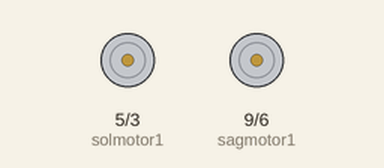
A sketch run on a simulated Arduino Uno, built with avr-gcc and run on an emulated ATmega328P. Shown: motor-driver pin pairs drawn as motors (green arrow = first pin HIGH = forward, orange = second pin HIGH = backward, longer = more drive).

Above: at 0.5 s.
At 6.5 s:
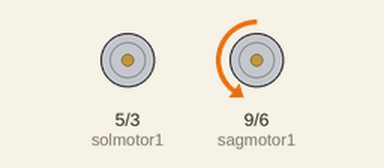
At 9.8 s:
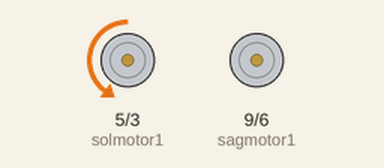
At 23.4 s:
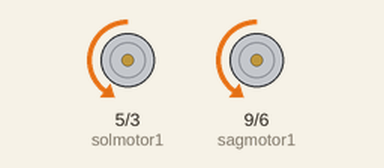
Timing chart, 0 to 28.5 s (numbered marks = the images above):
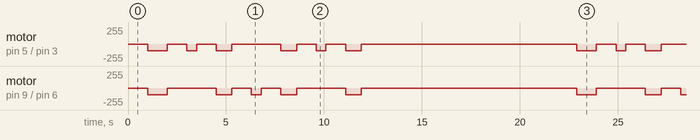

The sketch:

ARABAA.ino
```cpp
#define solmotor1 5
#define solmotor2 3
#define sagmotor1 9
#define sagmotor2 6
void setup() {
  pinMode(solmotor1,OUTPUT);
  pinMode(solmotor2,OUTPUT);
  pinMode(sagmotor1,OUTPUT);
  pinMode(sagmotor2,OUTPUT);

}

void loop() {
  motorkontrol(0,0); delay(1000);
 motorkontrol(100,100); delay(1000);
 motorkontrol(0,0); delay(1000);
 motorkontrol(100,0); delay(500);
 motorkontrol(0,0); delay(1000);
 motorkontrol(100,100); delay(800);
 motorkontrol(0,0); delay(1000);
 motorkontrol(0,100); delay(500);
 motorkontrol(0,0); delay(1000);
 motorkontrol(100,100); delay(800);
 motorkontrol(0,0); delay(1000);
 motorkontrol(100,0); delay(500);
 motorkontrol(0,0); delay(1000);
 motorkontrol(100,100); delay(800);
 motorkontrol(0,0); delay(10000);


}
```

motorr.ino
```cpp
void motorkontrol(int solmotorhiz, int sagmotorhiz){
  if(solmotorhiz<0){
    solmotorhiz=solmotorhiz*(-1);
    analogWrite(solmotor1,solmotorhiz);
    digitalWrite(solmotor2,LOW);
  }
  else{
    analogWrite(solmotor2,solmotorhiz);
    digitalWrite(solmotor1,LOW);

  }
 if(sagmotorhiz<0){
  sagmotorhiz=sagmotorhiz*(-1);
  analogWrite(sagmotor1,sagmotorhiz);
  digitalWrite(sagmotor2,LOW);
 }
 else{
  analogWrite(sagmotor2,sagmotorhiz);
  digitalWrite(sagmotor1,LOW);
 }
}
```

Measured:
- by itself, motor on pin 9 (sagmotor1) / pin 6 (sagmotor2): repeats every 21.9 s: stopped 2.5 s, backward 100/255 0.80 s, stopped 1.0 s, backward 100/255 0.50 s, stopped 1.0 s, backward 100/255 0.80 s, stopped 2.5 s, backward 100/255 0.80 s, stopped 11.0 s, backward 100/255 1.0 s
- by itself, motor on pin 5 (solmotor1) / pin 3 (solmotor2): repeats every 21.9 s: stopped 1.0 s, backward 100/255 0.50 s, stopped 1.0 s, backward 100/255 0.80 s, stopped 2.5 s, backward 100/255 0.80 s, stopped 1.0 s, backward 100/255 0.50 s, stopped 1.0 s, backward 100/255 0.80 s, stopped 11.0 s, backward 100/255 1.0 s
